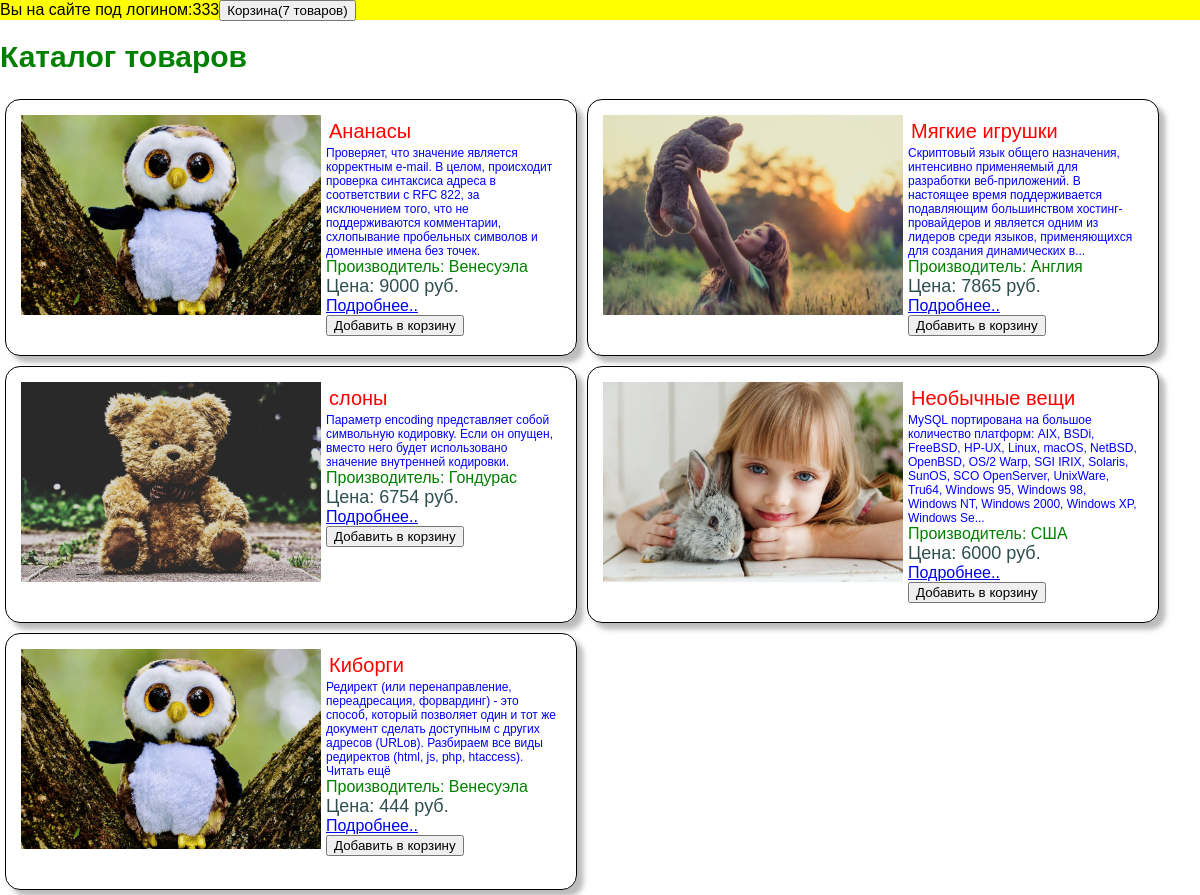
/ (signed in), run on the app's committed database.
### tables this page shows
CREATE TABLE `products` (
  `id` int(11) NOT NULL,
  `name` varchar(50) NOT NULL,
  `text` text NOT NULL,
  `price` mediumint(9) NOT NULL,
  `manufacture` varchar(30) NOT NULL,
  `path` varchar(100) NOT NULL
);

### index.php (the view, shortened to what this page needs)
<?php
$tpl = file_get_contents('index.tpl');
require_once("config.php");
if ($_SESSION['login']) {
    $productsFromBasket = [];
    $login = $_SESSION['login'];
    $query =    "SELECT products.id as id, baskets.count as count, products.name as name, products.price as price
                FROM users,baskets,products WHERE ((users.id=baskets.id_users)AND(products.id=baskets.id_product)
                AND(users.login='$login'))";
    $result = mysqli_query($connect, $query) or die ("Error: ". mysqli_error($connect));
    $countAllProducts = 0;
    while($data = mysqli_fetch_assoc($result)){
        $productsFromBasket[] = $data;
        $countAllProducts+=$data['count'];
    }
    $infoAboutBasket = ['count'=>$countAllProducts, 'text'=>1, 'all'=>$productsFromBasket];
    $valueForBasket = json_encode($infoAboutBasket);
    $textLogin = "Вы на сайте под логином:".$_SESSION['login']. "<button id='basket' class='basket'> Корзина($countAllProducts товаров)</button>
    <input type='hidden' class='products_of_basket' value='$valueForBasket'></input>";
}else{
    $textLogin = "Вы не авторизованы на сайте. <a href='enter.php'>Войти</a><button id='basket' class='basket' style='display:none'> Корзина </button>";
}
$query = "SELECT * FROM products ORDER BY price DESC";
$result = mysqli_query($connect, $query);
$show = "";
while($data = mysqli_fetch_assoc($result))
{
    ((mb_strlen($data['text'])) > 250)?($text = mb_substr($data['text'],0,250)."..."):($text = $data['text']);
    $show .= "
    <div class='item'>
    <img src='".$data['path']."' alt='' class='item_img'>
    <div class='item__wpr'>
        <div class='item__title'>".$data['name']."</div>
        <div class='item__text'>".$text."</div>
        <div class='item__manufacturer'>Производитель: ".$data['manufacture']."</div>
        <div class='item__price'>Цена: ".$data['price']." руб.</div>
        <a class='item__link' href='product.php?id=".$data['id']."'>Подробнее..</a>
        <button class='item__button' data-name=".$data['id'].">Добавить в корзину</button>
    </div>
    </div>
    ";
}
$link = '<link rel="stylesheet" href="style.css?t='.microtime().' type="text/css" />';
$patterns = ['/{items}/','/{login}/','/{link}/'];
$replace = [$show,$textLogin,$link];
echo preg_replace($patterns, $replace, $tpl);
?>

### style.css (style rules this page uses)
body { margin: 0; padding: 0; font-family: Arial, Helvetica, sans-serif; }
.container { margin: 0 auto; width: 1200px; position: relative; }
.header { width: 100%; height: 20px; background-color:yellow; }
.title { color:green; font-size: 30px; }
.wpr { display: flex; flex-wrap: wrap; }
.item { border: 1px solid #000; border-radius: 15px; padding: 15px; display: flex; width: 45%; margin: 5px; box-shadow: 0.4em 0.4em 5px rgba(122,122,122,0.5); }
.item__wpr { padding: 5px; height: 215px; width: 50%; }
.item_img { width: 300px; height: 200px; }
.item__title { font-size: 20px; color:red; padding: 3px; padding-top: 0; }
.item__text { color:blue; font-size: 12px; }
.item__manufacturer { color: green; font-size: 16px; }
.item__price { color:darkslategrey; font-size: 18px; }

### data on the page
products: path (picture), name "Ананасы", text "Проверяет, что значение является корректным e-mail. В целом, происходит проверка синтаксиса адреса в соответствии с RFC 822, за исключением того, что не поддерживаются комментарии, схлопывание пробельных символов и доменные имена без точек.", manufacture "Венесуэла", price "9000"
products: path (picture), name "Мягкие игрушки", text "Скриптовый язык общего назначения, интенсивно применяемый для разработки веб-приложений. В настоящее время поддерживается подавляющим большинством хостинг-провайдеров и является одним из лидеров среди языков, применяющихся для создания динамических в...", manufacture "Англия", price "7865"
products: path (picture), name "слоны", text "Параметр encoding представляет собой символьную кодировку. Если он опущен, вместо него будет использовано значение внутренней кодировки.", manufacture "Гондурас", price "6754"
products: path (picture), name "Необычные вещи", text "MySQL портирована на большое количество платформ: AIX, BSDi, FreeBSD, HP-UX, Linux, macOS, NetBSD, OpenBSD, OS/2 Warp, SGI IRIX, Solaris, SunOS, SCO OpenServer, UnixWare, Tru64, Windows 95, Windows 98, Windows NT, Windows 2000, Windows XP, Windows Se...", manufacture "США", price "6000"
products: path (picture), name "Киборги", text "Редирект (или перенаправление, переадресация, форвардинг) - это способ, который позволяет один и тот же документ сделать доступным с других адресов (URLов). Разбираем все виды редиректов (html, js, php, htaccess). Читать ещё", manufacture "Венесуэла", price "444"

### other printed values
$_SESSION['login'] "333"
$countAllProducts "7"
preg_replace($patterns, $replace, $tpl) "Каталог товаров"
